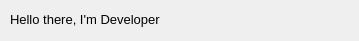
<?xml version="1.0" encoding="UTF-8"?>
<ui version="4.0">
 <class>DialogAbout</class>
 <widget class="QDialog" name="DialogAbout">
  <property name="geometry">
   <rect>
    <x>0</x>
    <y>0</y>
    <width>359</width>
    <height>41</height>
   </rect>
  </property>
  <property name="windowTitle">
   <string>About</string>
  </property>
  <widget class="QLabel" name="label">
   <property name="geometry">
    <rect>
     <x>10</x>
     <y>10</y>
     <width>152</width>
     <height>18</height>
    </rect>
   </property>
   <property name="font">
    <font>
     <pointsize>10</pointsize>
    </font>
   </property>
   <property name="text">
    <string>Hello there, I'm Developer</string>
   </property>
  </widget>
 </widget>
 <resources/>
 <connections/>
</ui>
